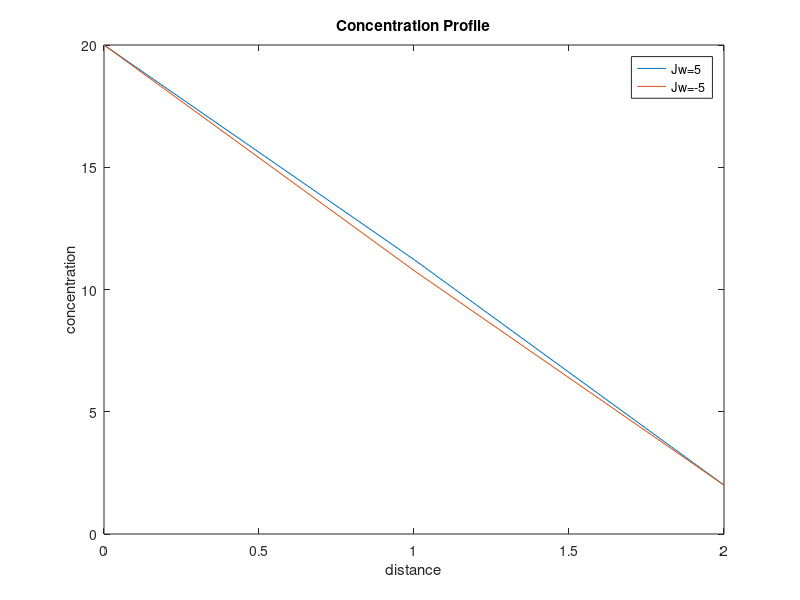
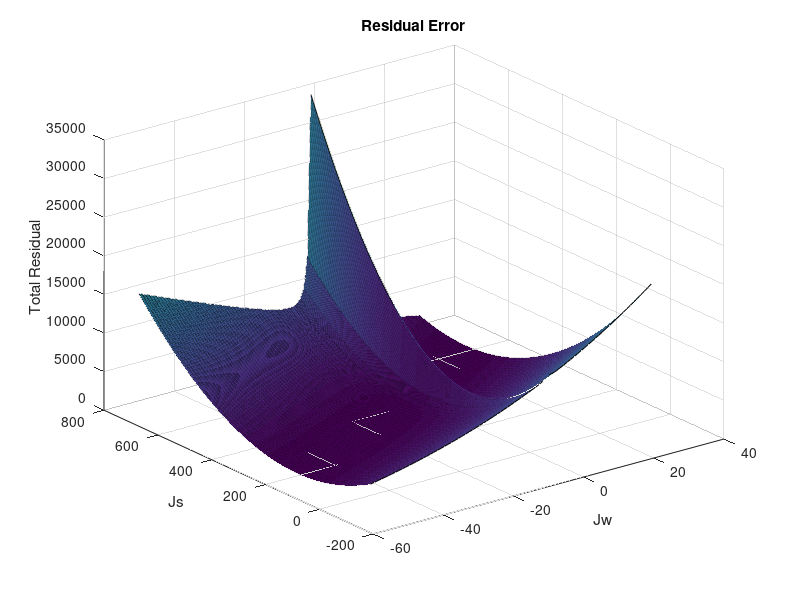
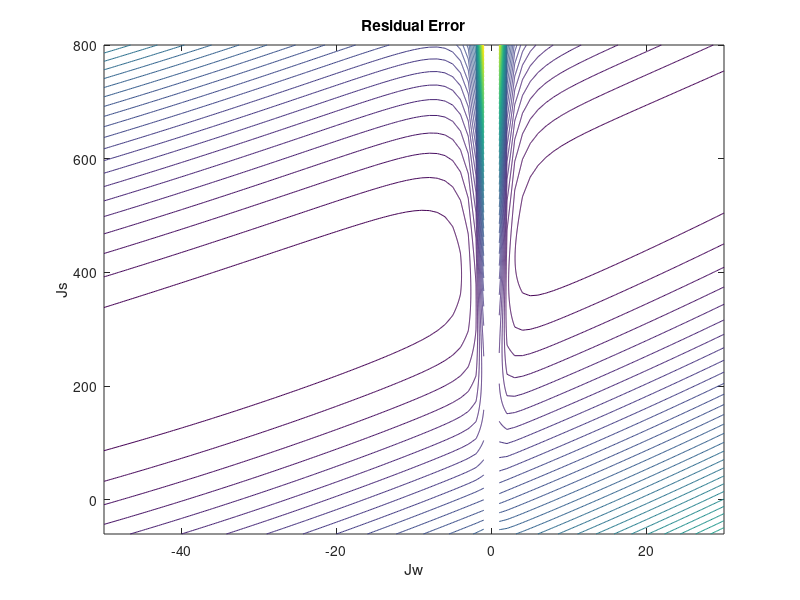

These figures' MATLAB source, in order:
clc
clear all
%Problem 2
p1 =30; %mmHg
p2 =4; %mmHg
c1 =20; %µmol*µm-3
c2 =2; %µmol*µm-3
D =10; %µm*s-1
sigma= 0.5;
T =298; %K
LP= 1.67e-4; %µm*mmHg-1*s-1
L =2; %µm
Ap= 5; %µm2
jw=5; %µm3*s-1
jw2=-5
Pe=((1-sigma)*jw*L)/(D*Ap);
Pe2=((1-sigma)*jw2*L)/(D*Ap);
czero=((c1-c2)/(1-exp(Pe)))*exp(0)+(c2-c1*exp(Pe))/(1-exp(Pe))
czero2=((c1-c2)/(1-exp(Pe2)))*exp(0)+(c2-c1*exp(Pe2))/(1-exp(Pe2))
% can't put a zero in for loop. I get an error message that I can only put
% positive integers or logicals
for i=1:L
 c(i)=((c1-c2)/(1-exp(Pe)))*exp((Pe*i)/L)+(c2-c1*exp(Pe))/(1-exp(Pe))
end
for i=1:L
 cAlt(i)=((c1-c2)/(1-exp(Pe2)))*exp((Pe2*i)/L)+(c2-c1*exp(Pe2))/(1-
exp(Pe2))
end
c= [czero c]
cAlt= [czero2 cAlt]
%same values whether jw is negative or positive
x=0:L;
plot(x,c)
hold on
plot(x,cAlt)
title('Concentration Profile');
xlabel('distance');
ylabel('concentration');
legend('Jw=5','Jw=-5')
%Question 3
% x=0;
% x=0.5*L;
x=L;
gamma= 0.0000333;
Pe3= gamma*jw;
u= ((1-sigma)*jw);
sFlux= (u*c1)-((u*((c1-c2)/(1-exp(Pe3))))*exp((u/D)*x))
%%Question 4
p1= 30;
p2= 4;
beta = .206365;
gamma1 = .02;
jw4 = (-50:30);
js4 = (-60:800);
for i = 1:length(jw4);
 for j = 1:length(js4);
 Pe3 = gamma1*jw4(i);
 ci = js4(j)/jw4(i);
 g1(i,j) = (LP*(p1-p2)-beta*(c1-ci)-(jw4(i)/Ap));
 g2(i,j) = ((jw4(i)/Ap)*(1-sigma)*(c2-c1*exp(Pe3))/(1-exp(Pe3))-
(js4(j)/Ap));
 res(i,j) = g1(i,j)*g1(i,j);
 res2(i,j) = g2(i,j)*g2(i,j);
 sum(i,j) = res(i,j)+res2(i,j);
 end
end
sum = sum';
figure;
surf(jw4,js4,sum)
title('Residual Error');
xlabel('Jw');
ylabel('Js');
zlabel('Total Residual');
figure;
contour(jw4,js4,sum,50)
title('Residual Error');
xlabel('Jw');
ylabel('Js');
%Problem 6
%c2=5
c2=5;
for i = 1:length(jw4);
 for j = 1:length(js4);
 Pe3 = gamma1*jw4(i);
 ci = js4(j)/jw4(i);
 g1(i,j) = (LP*(p1-p2)-beta*(c1-ci)-(jw4(i)/Ap));
 g2(i,j) = ((jw4(i)/Ap)*(1-sigma)*(c2-c1*exp(Pe3))/(1-exp(Pe3))-
(js4(j)/Ap));
 res(i,j) = g1(i,j)*g1(i,j);
 res2(i,j) = g2(i,j)*g2(i,j);
 sum(i,j) = res(i,j)+res2(i,j);
 end
end
sum = sum';
%c2=10
c2=10
for i = 1:length(jw4);
 for j = 1:length(js4);
 Pe3 = gamma1*jw4(i);
 ci = js4(j)/jw4(i);
 g1(i,j) = (LP*(p1-p2)-beta*(c1-ci)-(jw4(i)/Ap));
 g2(i,j) = ((jw4(i)/Ap)*(1-sigma)*(c2-c1*exp(Pe3))/(1-exp(Pe3))-
(js4(j)/Ap));
 res(i,j) = g1(i,j)*g1(i,j);
 res2(i,j) = g2(i,j)*g2(i,j);
 sum(i,j) = res(i,j)+res2(i,j);
 end
end
sum = sum';
%c2=15
c2=15;
for i = 1:length(jw4);
 for j = 1:length(js4);
 Pe3 = gamma1*jw4(i);
 ci = js4(j)/jw4(i);
 g1(i,j) = (LP*(p1-p2)-beta*(c1-ci)-(jw4(i)/Ap));
 g2(i,j) = ((jw4(i)/Ap)*(1-sigma)*(c2-c1*exp(Pe3))/(1-exp(Pe3))-
(js4(j)/Ap));
 res(i,j) = g1(i,j)*g1(i,j);
 res2(i,j) = g2(i,j)*g2(i,j);
 sum(i,j) = res(i,j)+res2(i,j);
 end
end
sum = sum';
%c2=20
c2=20;
for i = 1:length(jw4);
 for j = 1:length(js4);
 Pe3 = gamma1*jw4(i);
 ci = js4(j)/jw4(i);
 g1(i,j) = (LP*(p1-p2)-beta*(c1-ci)-(jw4(i)/Ap));
 g2(i,j) = ((jw4(i)/Ap)*(1-sigma)*(c2-c1*exp(Pe3))/(1-exp(Pe3))-
(js4(j)/Ap));
 res(i,j) = g1(i,j)*g1(i,j);
 res2(i,j) = g2(i,j)*g2(i,j);
 sum(i,j) = res(i,j)+res2(i,j);
 end
end
sum = sum';
